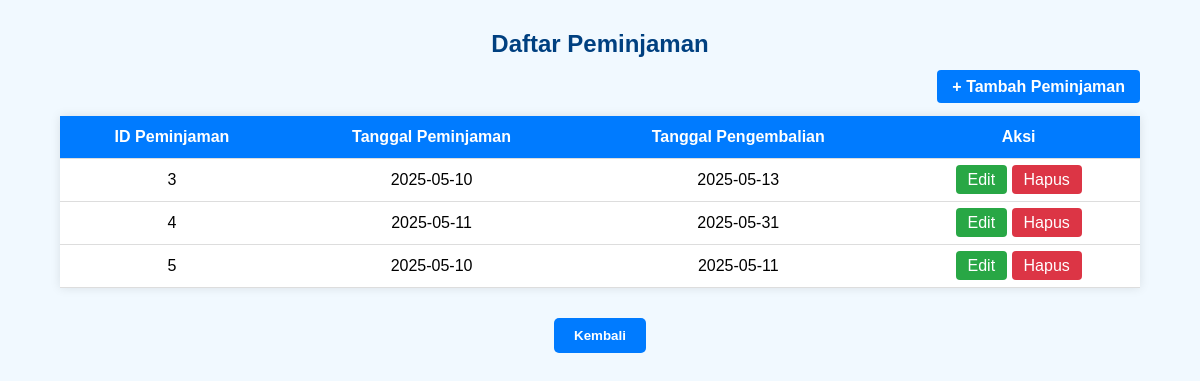
The app's page /Peminjaman.php with its own data.
### tables this page shows
CREATE TABLE IF NOT EXISTS `peminjaman` (
  `id_peminjaman` int NOT NULL AUTO_INCREMENT,
  `id_buku` int DEFAULT NULL,
  `id_member` int DEFAULT NULL,
  `tgl_pinjam` date DEFAULT NULL,
  `tgl_kembali` date DEFAULT NULL,
  PRIMARY KEY (`id_peminjaman`),
  KEY `id_buku` (`id_buku`),
  KEY `id_member` (`id_member`),
  CONSTRAINT `FK_peminjaman_buku` FOREIGN KEY (`id_buku`) REFERENCES `buku` (`id_buku`),
  CONSTRAINT `FK_peminjaman_member` FOREIGN KEY (`id_member`) REFERENCES `member` (`id_member`)
);

### Model.php (called while the page is built, shortened)
<?php
function getAllPeminjaman() {
    $conn = getKoneksi();
    $query = "SELECT * FROM peminjaman";
    return mysqli_query($conn, $query);
}
?>

### Peminjaman.php (the view, shortened to what this page needs)
<!DOCTYPE html>
<html>
<head>
</head>
<body>
<h2>Daftar Peminjaman</h2>
<div class="tambah">
    <a href="formpeminjaman.php">+ Tambah Peminjaman</a>
</div>
<table>
    <tr>
        <th>ID Peminjaman</th>
        <th>Tanggal Peminjaman</th>
        <th>Tanggal Pengembalian</th>
        <th>Aksi</th>
    </tr>
    <?php
    require_once "Model.php";
    $data = getAllPeminjaman();
    if (mysqli_num_rows($data) > 0) {
        while ($row = mysqli_fetch_assoc($data)) {
            echo "<tr>
                    <td>{$row['id_peminjaman']}</td>
                    <td>{$row['tgl_pinjam']}</td>
                    <td>{$row['tgl_kembali']}</td>
                    <td>
                        <a class='button edit' href='formpeminjaman.php?id={$row['id_peminjaman']}'>Edit</a>
                        <a class='button hapus' href='peminjaman.php?hapus={$row['id_peminjaman']}' onclick=\"return confirm('Yakin ingin menghapus data ini?')\">Hapus</a>
                    </td>
                  </tr>";
        }
    } else {
        echo "<tr><td colspan='4' style='text-align:center;'>Tidak ada data peminjaman.</td></tr>";
    }
    ?>
</table>
<div class="kembali">
    <form action="home.php" method="get">
        <button type="submit">Kembali</button>
    </form>
</div>
</body>
</html>

### Peminjaman.php (style rules this page uses)
body { font-family: Arial, sans-serif; background-color: #f1f9ff; margin: 0; padding: 0; }
h2 { text-align: center; margin-top: 30px; color: #004080; }
.tambah { width: 90%; margin: 20px auto; text-align: right; }
.tambah a { background-color: #007bff; color: white; padding: 8px 15px; border-radius: 4px; text-decoration: none; font-weight: bold; }
table { border-collapse: collapse; width: 90%; margin: 0 auto 30px auto; background-color: white; box-shadow: 0 0 10px rgba(0,0,0,0.1); }
th, td { padding: 12px; text-align: center; border-bottom: 1px solid #ddd; }
th { background-color: #007bff; color: white; }
a.button { padding: 6px 12px; color: white; text-decoration: none; border-radius: 4px; }
a.edit { background-color: #28a745; }
a.hapus { background-color: #dc3545; }
.kembali { text-align: center; margin: 30px 0; }
.kembali button { background-color: #007bff; color: #ffffff; padding: 10px 20px; border: none; border-radius: 5px; font-weight: bold; cursor: pointer; }

### records on screen
peminjaman: id_peminjaman "3", tgl_pinjam "2025-05-10", tgl_kembali "2025-05-13"
peminjaman: id_peminjaman "4", tgl_pinjam "2025-05-11", tgl_kembali "2025-05-31"
peminjaman: id_peminjaman "5", tgl_pinjam "2025-05-10", tgl_kembali "2025-05-11"
